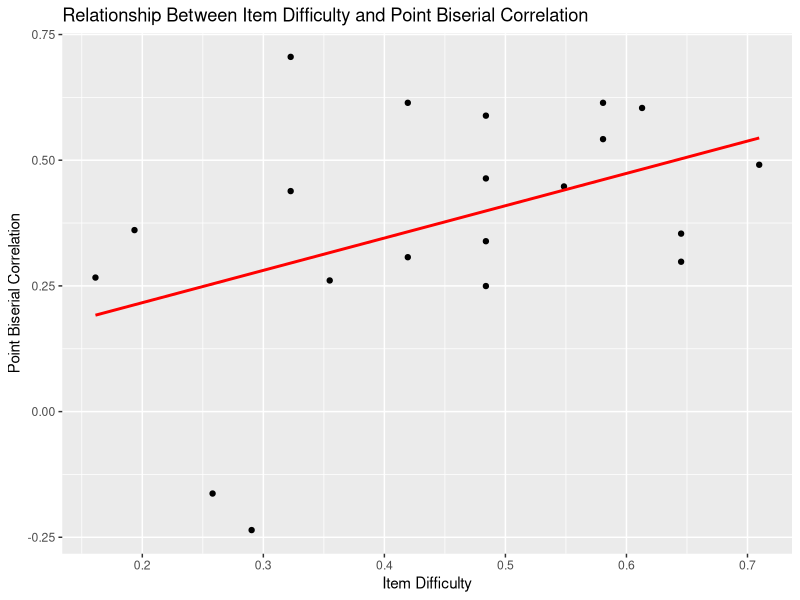

R code for this plot:
## ---- chunk 1
# Load necessary libraries
library(tidyverse)
library(psych)
library(ggplot2)

## ---- chunk 2
df <- readxl::read_xlsx("MAMS and Dental Combined for Analysis.xlsx")
## ---- chunk 3
df_students <- df[2:32, ]

head(df_students)
# Define the new column names for the questions
question_names <- paste0("Q", 1:20)  # Generates Q1, Q2, ..., Q20

# Rename only the question columns
colnames(df_students)[2:21] <- question_names

head(df_students)

## ---- chunk 4
# Compute item difficulty as the mean proportion of correct responses
item_difficulty <- df_students %>%
  summarise(across(Q1:Q20, ~ mean(as.numeric(.), na.rm = TRUE))) %>%
  pivot_longer(cols = everything(), names_to = "Item", values_to = "Item_Difficulty")

print(item_difficulty)
## ---- chunk 5
# Compute point biserial correlation for each question using Pearson correlation
point_biserial <- map_df(paste0("Q", 1:20), function(q) {
  cor_value <- cor.test(as.numeric(df_students[[q]]), as.numeric(df_students$`Total Score`), method = "pearson")$estimate
  tibble(Item = q, Point_Biserial_Correlation = cor_value)
})

print(point_biserial)
## ---- chunk 6
# Combine item difficulty and point biserial correlation data
combined_IDPB <- left_join(item_difficulty, point_biserial, by = "Item")

print(combined_IDPB)
## ---- chunk 7
correlation_result <- cor(combined_IDPB$Item_Difficulty, 
                          combined_IDPB$Point_Biserial_Correlation, 
                          use = "complete.obs")

print(paste("Pearson Correlation coef between Item Difficulty and Point Biserial Correlation:", round(correlation_result, 3)))
## ---- chunk 8
ggplot(combined_IDPB, aes(x = Item_Difficulty, y = Point_Biserial_Correlation)) +
  geom_point() +
  geom_smooth(method = "lm", se = FALSE, color = "red") +
  labs(title = "Relationship Between Item Difficulty and Point Biserial Correlation",
       x = "Item Difficulty",
       y = "Point Biserial Correlation")
## ---- chunk 9
spearman_corr <- cor(combined_IDPB$Item_Difficulty, 
                     combined_IDPB$Point_Biserial_Correlation, 
                     method = "spearman", use = "complete.obs")
print(paste("Spearman's Rank Correlation coef:", round(spearman_corr, 3)))
## ---- chunk 10
kendall_corr <- cor(combined_IDPB$Item_Difficulty, 
                    combined_IDPB$Point_Biserial_Correlation, 
                     method = "kendall")

print(paste("Kendall Correlation coef:", round(kendall_corr, 3)))
